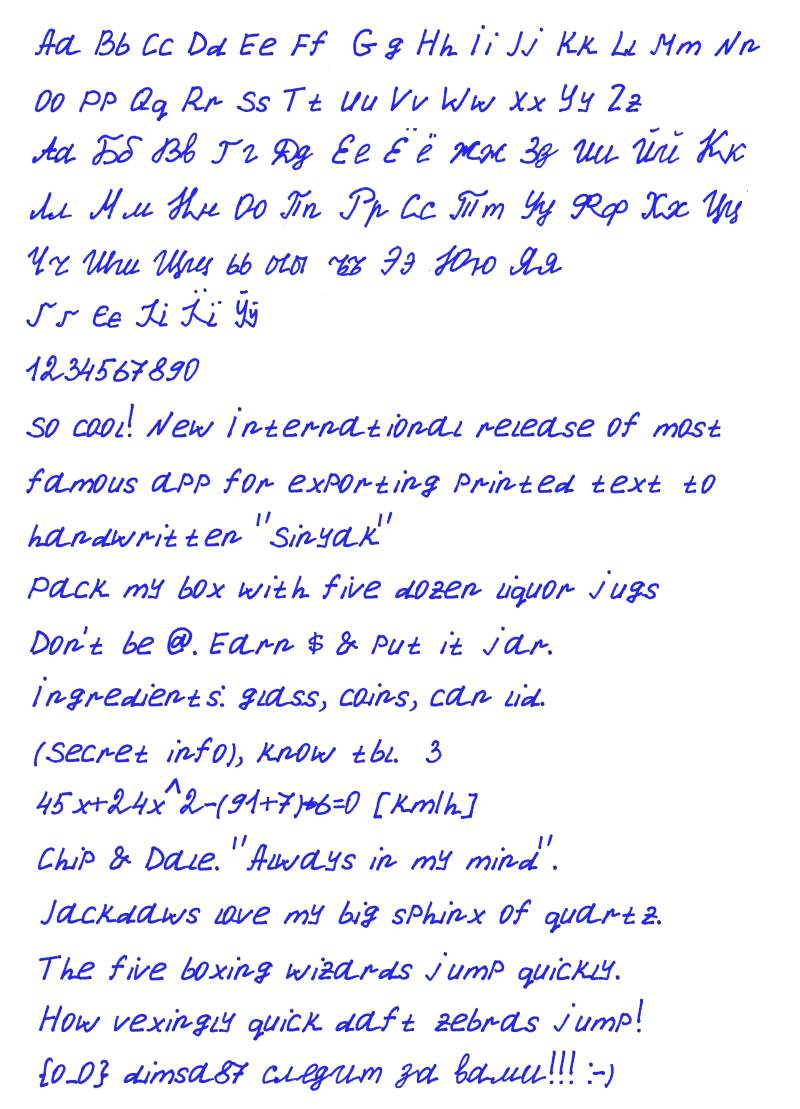
#> input picture backend/index.jpg, 800 x 1109 px
$ python line_detect2.py
#> lines starting #> are read from the running program, lines starting #| are printed output that depends on the picture; after the words box and inside, x2 and y2 are one past the last pixel; in counts of white or black regions, pixels touching at a corner belong together
import cv2
import numpy as np

img = cv2.imread('index.jpg')
#> img is the input picture: shape (1109, 800, 3); mean B, G, R 248.4, 238.7, 238.6
gray = cv2.cvtColor(img,cv2.COLOR_BGR2GRAY)
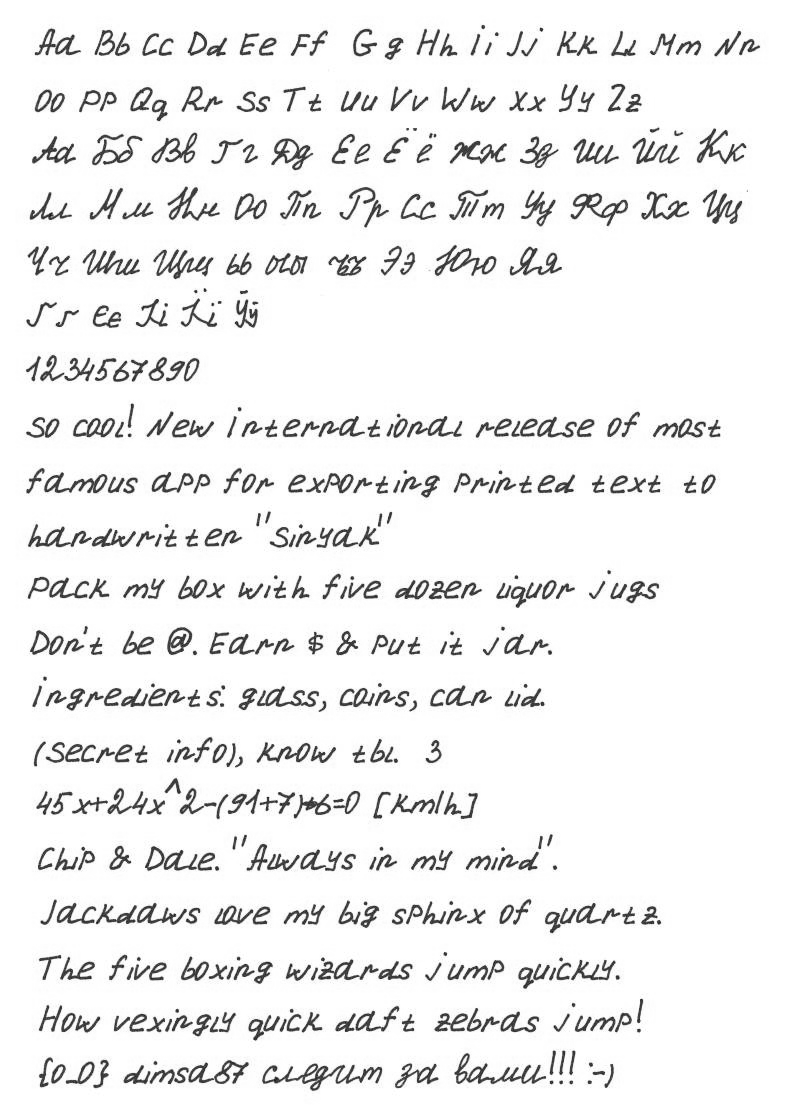
#> gray: shape (1109, 800); min 13, max 255, mean 239.8
edges = cv2.Canny(gray,50,150,apertureSize = 3)
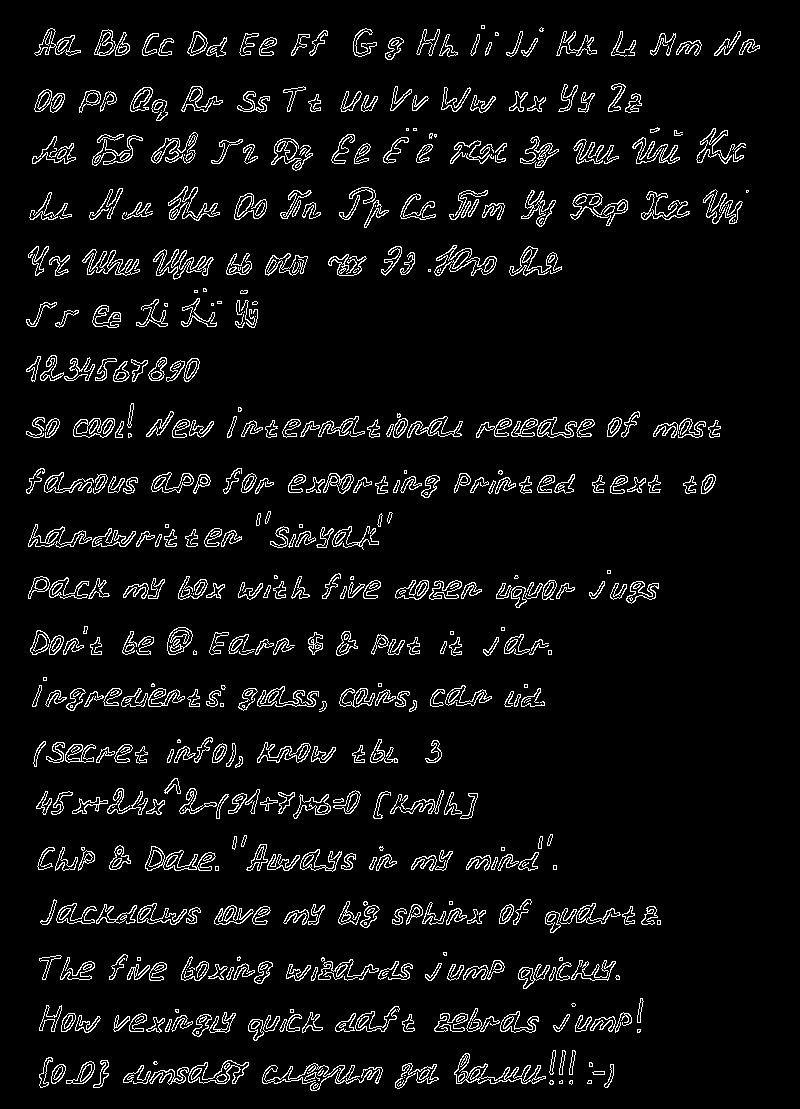
#> edges: shape (1109, 800); 5.7% white in thin lines or dots, all inside (x1, y1, x2, y2) = (26, 25, 760, 1091)
print(edges.shape)
#| (1109, 800)
minLineLength = 10
maxLineGap = 10
lines = cv2.HoughLinesP(edges,1,np.pi/180,80,minLineLength,maxLineGap)
#> lines = 34 rows, first 6: [521, 436, 532, 436], [538, 492, 551, 492], [593, 1074, 604, 1074], [79, 979, 89, 979], [495, 436, 506, 436], [594, 1071, 604, 1071]
print(lines.shape)
#| (34, 1, 4)
for x1,y1,x2,y2 in lines[:, 0]:
    cv2.line(img,(x1-200,y1),(x2+200,y2),(0,255,0),2)
#> this loop made 34 passes
#> (x1, y1, x2, y2) on passes 1 to 12: (521, 436, 532, 436), (538, 492, 551, 492), (593, 1074, 604, 1074), (79, 979, 89, 979), (495, 436, 506, 436), (594, 1071, 604, 1071), (130, 1031, 143, 1031), (261, 705, 271, 705), (595, 979, 608, 979), (366, 595, 377, 595), (712, 146, 724, 134), (220, 760, 226, 749)
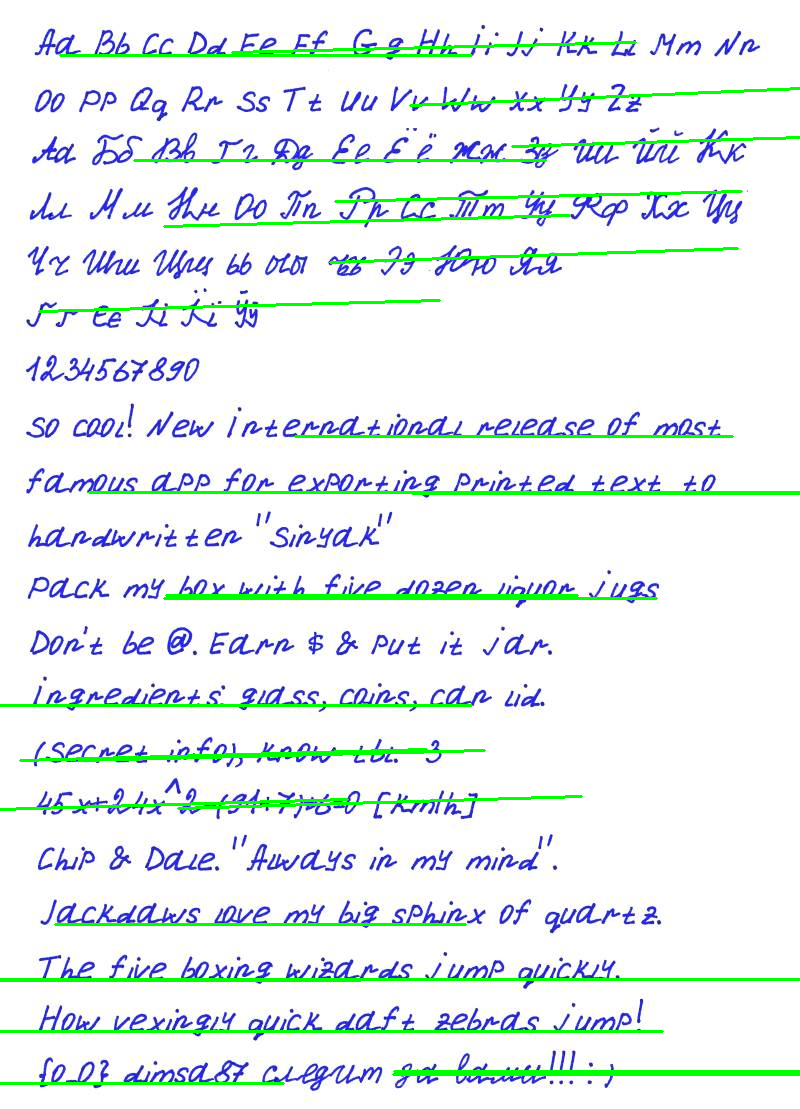
#> img: shape (1109, 800, 3); 3.63% of pixels changed, all inside (x1, y1, x2, y2) = (0, 41, 800, 1085)

cv2.imwrite('houghlines5.jpg',img)
